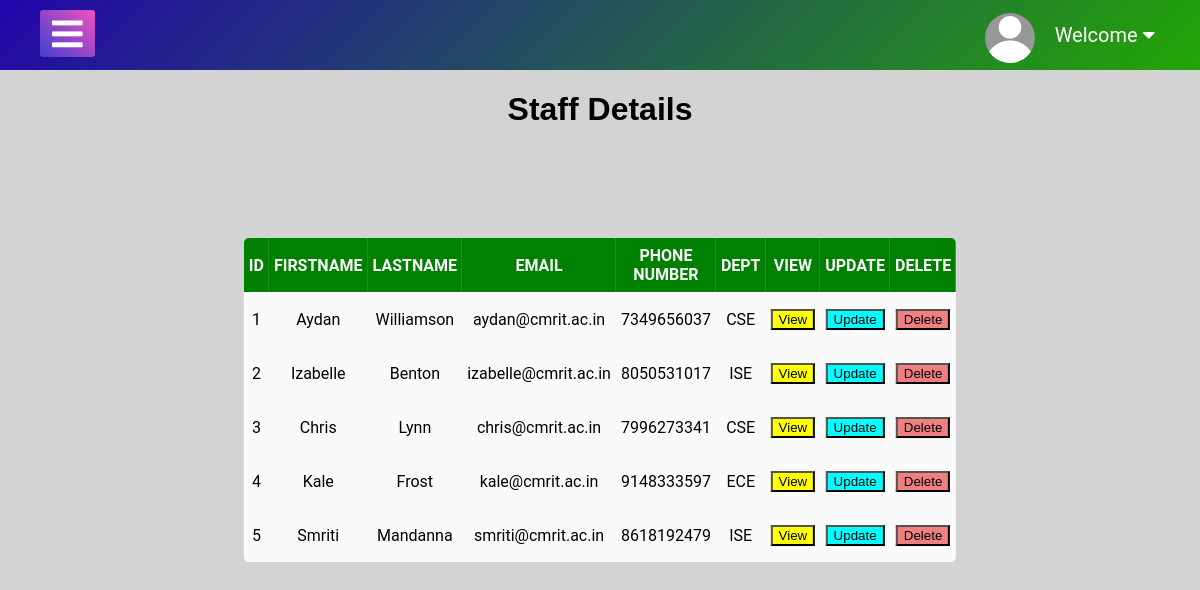
Screenshot of /manage_staff.php with the database file from the repository.
### tables this page shows
CREATE TABLE `staff` (
  `s_id` int(11) NOT NULL,
  `s_firstname` varchar(20) NOT NULL,
  `s_lastname` varchar(20) NOT NULL,
  `s_phno` bigint(10) NOT NULL,
  `s_email` varchar(30) NOT NULL,
  `s_department` varchar(10) NOT NULL,
  `s_yearjoined` int(4) NOT NULL,
  `s_pswd` varchar(10) NOT NULL,
  `s_profilephoto` blob NOT NULL,
  `count` int(10) NOT NULL DEFAULT 0
);

### manage_staff.php (the view, shortened to what this page needs)
<!DOCTYPE html>
<html lang="en" dir="ltr">
<head>
  <link rel="stylesheet" type="text/css" href="admin.css">
  <link rel="stylesheet" type="text/css" href="manage.css">
  <link rel="stylesheet" type="text/css" href="https://use.fontawesome.com/releases/v5.6.3/css/all.css">
</head>
<body>
  <label for="check">
    <i class="fas fa-bars" id="btn"></i>
  </label>
  <div class="topbar">
    <div id="nav">
      <ul>
        <li><img src="default.png" alt="Avatar" class="avatar"></li>
        <li><a href="admin.php"> Welcome <?php echo($_SESSION['usrname']); ?>  <i class="fas fa-caret-down"></i></a>
        </li>
      </ul>
    </div>
  </div>
  <h1 style="text-align: center;">Staff Details</h1>
  <div class="container">
      <br>
      <table>
        <thead>
          <tr>
            <th>ID</th>
            <th>Firstname</th>
            <th>Lastname</th>
            <th>Email</th>
            <th>Phone Number</th>
            <th>Dept</th>
            <th>View</th>
            <th>Update</th>
            <th>Delete</th>
          </tr>
        </thead>
        <tbody>
          <?php
          include 'connection.php';
          $sql="select * from staff";
          $result = mysqli_query($con,$sql);
          while($row = mysqli_fetch_assoc($result))
          {
            $s_id=$row['s_id'];
            echo '<tr>' ;
            echo '<td>' . $row['s_id'] . '</td>' ;
            echo '<td>' . $row['s_firstname'] . '</td>' ;
            echo '<td>' . $row['s_lastname'] . '</td>' ;
            echo '<td>' . $row['s_email'] . '</td>' ;
            echo '<td>' . $row['s_phno'] . '</td>' ;
            echo '<td>' . $row['s_department'] . '</td>' ;
            echo "<td><a href='view_staff.php?s_id=$s_id' ><button type='button' class='btn btn-info' style='background: yellow;'>View</button></td>";
            echo "<td><a href='update_staff.php?s_id=$s_id'><button type='button' class='btn btn-warning' style='background: aqua;'>Update</button></a></td>";
            echo "<td><a href='delete_staff.php?s_id=$s_id'><button type='button' class='btn btn-danger' style='background: lightcoral;'>Delete</button></a></td>";
            echo '</tr>';
          }
          ?>
        </tbody>
      </table>
  </div>
</body>
</html>

### admin.css (style rules this page uses)
body { background: #d3d3d3; font-family: arial; margin: 0; padding: 0; }
label #btn,label #cancel { position: absolute; cursor: pointer; background: linear-gradient(-135deg,#F150C0,#413FD0); border-radius: 3px; }
label #btn { left: 40px; top: 10px; font-size: 35px; background: linear-gradient(-135deg,#F150C0,#413FD0); color: white; padding: 6px 12px; transition: all .5s ; }
.topbar { margin: 0 auto; }
#nav { height: 70px; background: linear-gradient(-45deg, #23A605,#2305AB); transition: all .5s ease; }
#nav ul { padding: 0; margin: 0; float: right; margin-right: 30px; }
#nav ul li { position: relative; list-style: none; display: inline-block; line-height: 70px; }
#nav ul li a { padding: 0 15px; color: white; text-decoration: none; font-size: 20px; font-family: 'Roboto', sans-serif; }
.avatar { vertical-align: middle; width: 50px; height: 50px; border-radius: 50%; }

### manage.css (style rules this page uses)
table { position: absolute; z-index: 2; left: 50%; top: 50%; transform: translate(-50%,-50%); width:50%; border-collapse:collapse; border-spacing:0; border-radius:5px; overflow:hidden; box-shadow: 0 2px, 12px rgba(32,32,32,.3); height:200px; background: #fafafa; text-align:center; }
th,td { padding:2px 5px; height: 50px; }
th { background: green; color:#fafafa; text-transform:uppercase; font-family:'Roboto', sans-serif; }
td { font-family:'Roboto', sans-serif ; }
button { cursor: pointer; }

### rows the page displays
staff: s_id "1", s_firstname "Aydan", s_lastname "Williamson", s_email "aydan@cmrit.ac.in", s_phno "7349656037", s_department "CSE"
staff: s_id "2", s_firstname "Izabelle", s_lastname "Benton", s_email "izabelle@cmrit.ac.in", s_phno "8050531017", s_department "ISE"
staff: s_id "3", s_firstname "Chris", s_lastname "Lynn", s_email "chris@cmrit.ac.in", s_phno "7996273341", s_department "CSE"
staff: s_id "4", s_firstname "Kale", s_lastname "Frost", s_email "kale@cmrit.ac.in", s_phno "9148333597", s_department "ECE"
staff: s_id "5", s_firstname "Smriti", s_lastname "Mandanna", s_email "smriti@cmrit.ac.in", s_phno "8618192479", s_department "ISE"
